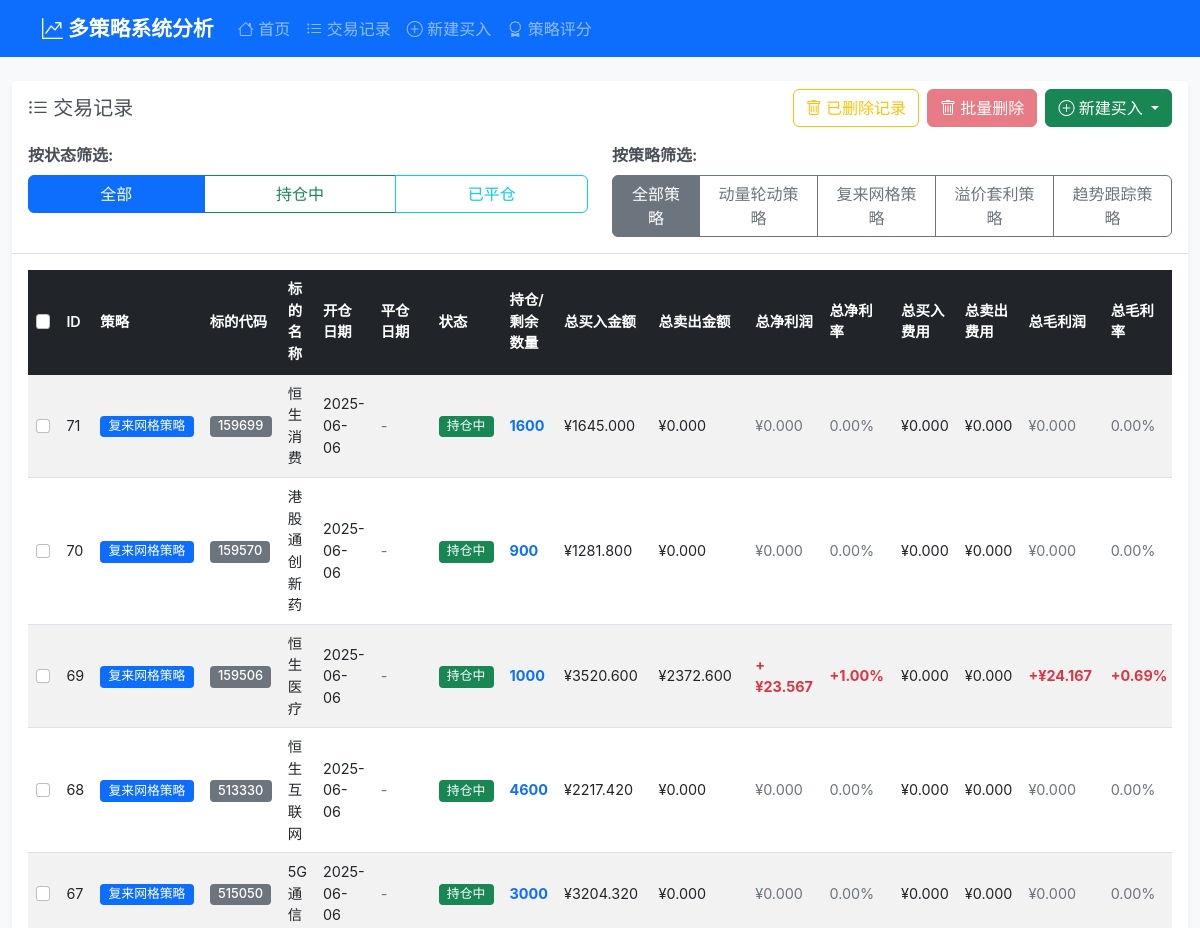
Before: /trades (upper part) with the older database file.
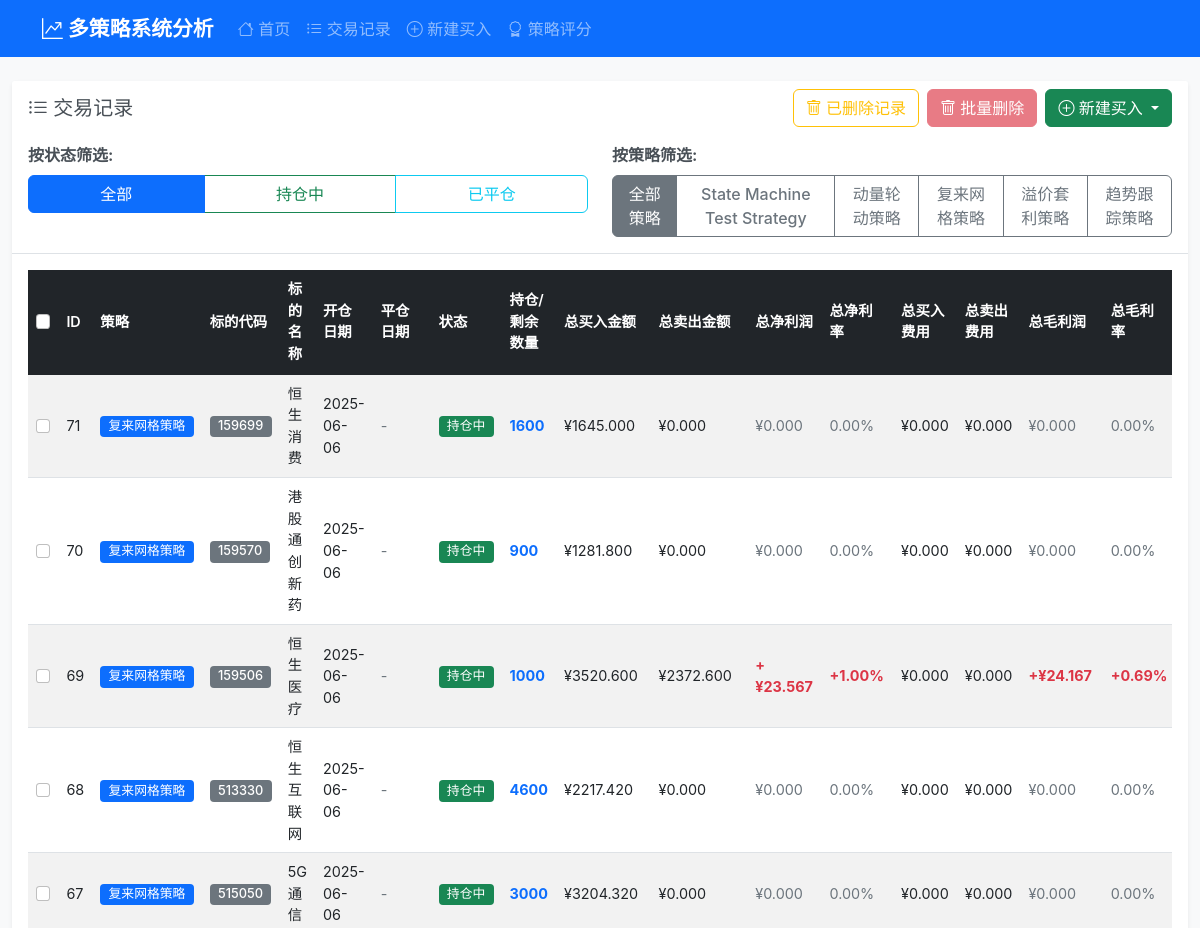
After: the same page with the newer database file.
### tables this page shows
CREATE TABLE strategies (
                id INTEGER PRIMARY KEY AUTOINCREMENT,
                name TEXT NOT NULL UNIQUE,
                description TEXT,
                is_active BOOLEAN DEFAULT 1,
                created_at TIMESTAMP DEFAULT CURRENT_TIMESTAMP,
                updated_at TIMESTAMP DEFAULT CURRENT_TIMESTAMP
            );

CREATE TABLE trades (
                id INTEGER PRIMARY KEY AUTOINCREMENT,
                symbol_code TEXT NOT NULL,
                symbol_name TEXT NOT NULL,
                open_date DATE NOT NULL,
                close_date DATE,
                status TEXT DEFAULT 'open',  -- open: 持仓中, closed: 已平仓
                total_buy_amount DECIMAL(15,3) DEFAULT 0,
                total_buy_quantity INTEGER DEFAULT 0,
                total_sell_amount DECIMAL(15,3) DEFAULT 0,
                total_sell_quantity INTEGER DEFAULT 0,
                remaining_quantity INTEGER DEFAULT 0,
                total_profit_loss DECIMAL(15,3) DEFAULT 0,
                total_profit_loss_pct DECIMAL(8,4) DEFAULT 0,
                holding_days INTEGER DEFAULT 0,
                created_at TIMESTAMP DEFAULT CURRENT_TIMESTAMP,
                updated_at TIMESTAMP DEFAULT CURRENT_TIMESTAMP
            , strategy TEXT DEFAULT "trend", trade_log TEXT, deleted_at TIMESTAMP, deleted_reason TEXT, strategy_id INTEGER, is_deleted INTEGER DEFAULT 0, delete_date TIMESTAMP, delete_reason TEXT, operator_note TEXT, total_gross_profit DECIMAL(15,3) DEFAULT 0, total_net_profit DECIMAL(15,3) DEFAULT 0, total_net_profit_pct DECIMAL(8,4) DEFAULT 0);

### routes/trading_routes.py (the view)
@trading_bp.route('/trades')
def trades():
    try:
        trading_service = TradingService(current_app.db_service)
        strategy_service = StrategyService(current_app.db_service)
        status = request.args.get('status', 'all')
        strategy_arg = request.args.get('strategy', 'all')
        status_filter = None if not status or status == 'all' else status
        strategy_filter = None
        if strategy_arg and strategy_arg != 'all':
            try:
                strategy_filter = int(strategy_arg)
            except ValueError:
                strategy_filter = strategy_arg
        all_trades_dto = trading_service.get_all_trades(status=status_filter, strategy=strategy_filter, return_dto=True)
        strategies_list_raw = strategy_service.get_all_strategies(return_dto=True)
        all_trades = dto_list_to_dicts(all_trades_dto)
        strategies_list = dto_list_to_dicts(strategies_list_raw)
        return render_template('trades.html',
                             trades=all_trades,
                             strategies=strategies_list,
                             current_status=status,
                             current_strategy=str(strategy_arg))
    except Exception as e:
        current_app.logger.error(f"交易列表加载失败: {str(e)}")
        return render_template('trades.html', trades=[], strategies=[])

### services/database_service.py (called while the page is built)
    def execute_query(self, query: str, params: tuple = (), fetch_one: bool = False, fetch_all: bool = True) -> Any:
        with self.get_connection() as conn:
            cursor = conn.cursor()
            cursor.execute(query, params)
            if query.strip().upper().startswith(('INSERT', 'UPDATE', 'DELETE')):
                conn.commit()
            if fetch_one:
                return cursor.fetchone()
            elif fetch_all:
                return cursor.fetchall()
            else:
                return cursor.lastrowid

### services/mappers.py (called while the page is built)
def to_dict_dataclass(obj) -> Dict[str, Any]:
    try:
        return asdict(obj)
    except Exception:
        return dict(obj)  # fallback

def dto_list_to_dicts(items: Iterable[Any]) -> List[Dict[str, Any]]:
    out: List[Dict[str, Any]] = []
    for it in items:
        out.append(to_dict_dataclass(it))
    return out

### templates/trades.html (shortened to what the changed rows need)
{% extends "base.html" %}
{% block content %}
    <div class="row">
        <div class="col-12">
            <div class="card">
                <div class="card-header">
                    <div class="row">
                        <div class="col-md-6 mb-2">
                            <div class="btn-group w-100" role="group">
                                <a href="{{ url_for("trading.trades") }}?strategy=all{% if current_status != 'all' %}&status={{ current_status }}{% endif %}"
                                   class="btn btn-outline-secondary {{ 'active' if current_strategy == 'all' else '' }}">
                                    全部策略
                                </a>
                                {% for s in strategies %}
                                    <a href="{{ url_for("trading.trades") }}?strategy={{ s.id }}{% if current_status != 'all' %}&status={{ current_status }}{% endif %}"
                                       class="btn btn-outline-secondary {{ 'active' if current_strategy == (s.id|string) else '' }}">
                                        {{ s.name }}
                                    </a>
                                {% endfor %}
                            </div>
                        </div>
                    </div>
                </div>
                <div class="card-body">
                    <div class="table-responsive">
                        <table class="table table-striped table-hover">
                            <thead class="table-dark">
                                <tr>
                                    <th>
                                        <input type="checkbox" id="selectAll" class="form-check-input">
                                    </th>
                                    <th>ID</th>
                                    <th>策略</th>
                                    <th>标的代码</th>
                                    <th>标的名称</th>
                                    <th>开仓日期</th>
                                    <th>平仓日期</th>
                                    <th>状态</th>
                                    <th>持仓/剩余数量</th>
                                    <th>总买入金额</th>
                                    <th>总卖出金额</th>
                                    <th>总净利润</th>
                                    <th>总净利率</th>
                                    <th>总买入费用</th>
                                    <th>总卖出费用</th>
                                    <th>总毛利润</th>
                                    <th>总毛利率</th>
                                </tr>
                            </thead>
                            <tbody>
                                {% if trades %}
                                    {% for trade in trades %}
                                        <tr>
                                            <td>
                                                <input type="checkbox"
                                                       class="form-check-input trade-checkbox"
                                                       value="{{ trade.id }}">
                                            </td>
                                            <td>{{ trade.id }}</td>
                                            <td>
                                                <span class="badge bg-primary">{{ trade.strategy_name or '-' }}</span>
                                            </td>
                                            <td>
                                                <span class="badge bg-secondary">{{ trade.symbol_code }}</span>
                                            </td>
                                            <td>{{ trade.symbol_name }}</td>
                                            <td>{{ trade.open_date }}</td>
                                            <td>
                                                {% if trade.close_date %}
                                                    {{ trade.close_date }}
                                                {% else %}
                                                    <span class="text-muted">-</span>
                                                {% endif %}
                                            </td>
                                            <td>
                                                {% if trade.status == 'open' %}
                                                    <span class="badge bg-success">持仓中</span>
                                                {% else %}
                                                    <span class="badge bg-info">已平仓</span>
                                                {% endif %}
                                            </td>
                                            <td>
                                                {% if trade.status == 'open' %}
                                                    <span class="text-primary fw-bold">{{ trade.remaining_quantity }}</span>
                                                {% else %}
                                                    <span class="text-muted">{{ trade.total_buy_quantity }}</span>
                                                {% endif %}
                                            </td>
                                            <td>¥{{ "%.3f"|format(trade.total_buy_amount) }}</td>
                                            <td>¥{{ "%.3f"|format(trade.total_sell_amount) }}</td>
                                            <td>
                                                {% if trade.total_net_profit > 0 %}
                                                    <span class="text-danger fw-bold">+¥{{ "%.3f"|format(trade.total_net_profit) }}</span>
                                                {% elif trade.total_net_profit < 0 %}
                                                    <span class="text-success fw-bold">-¥{{ "%.3f"|format((trade.total_net_profit | abs) ) }}</span>
                                                {% else %}
                                                    <span class="text-muted">¥0.000</span>
                                                {% endif %}
                                            </td>
                                            <td>
                                                {% if trade.total_net_profit_pct > 0 %}
                                                    <span class="text-danger fw-bold">+{{ "%.2f"|format(trade.total_net_profit_pct) }}%</span>
                                                {% elif trade.total_net_profit_pct < 0 %}
                                                    <span class="text-success fw-bold">{{ "%.2f"|format(trade.total_net_profit_pct) }}%</span>
                                                {% else %}
                                                    <span class="text-muted">0.00%</span>
                                                {% endif %}
                                            </td>
                                            <td>¥{{ "%.3f"|format(trade.total_buy_fees) }}</td>
                                            <td>¥{{ "%.3f"|format(trade.total_sell_fees) }}</td>
                                            <td>
                                                {% if trade.total_profit_loss > 0 %}
                                                    <span class="text-danger fw-bold">+¥{{ "%.3f"|format(trade.total_profit_loss) }}</span>
                                                {% elif trade.total_profit_loss < 0 %}
                                                    <span class="text-success fw-bold">-¥{{ "%.3f"|format((trade.total_profit_loss | abs) ) }}</span>
                                                {% else %}
                                                    <span class="text-muted">¥0.000</span>
                                                {% endif %}
                                            </td>
                                            <td>
                                                {% if trade.total_profit_loss_pct > 0 %}
                                                    <span class="text-danger fw-bold">+{{ "%.2f"|format(trade.total_profit_loss_pct) }}%</span>
                                                {% elif trade.total_profit_loss_pct < 0 %}
                                                    <span class="text-success fw-bold">{{ "%.2f"|format(trade.total_profit_loss_pct) }}%</span>
                                                {% else %}
                                                    <span class="text-muted">0.00%</span>
                                                {% endif %}
                                            </td>
                                        </tr>
                                    {% endfor %}
                                {% endif %}
                            </tbody>
                        </table>
                    </div>
                </div>
            </div>
        </div>
    </div>
{% endblock %}

Changed rows visible on the page:
added strategies: name "State Machine Test Strategy"
